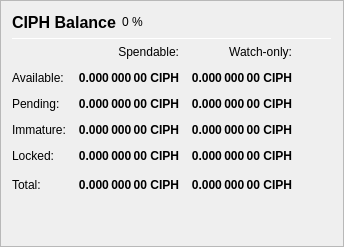
                   <widget class="QFrame" name="frame_Balances">
                    <property name="frameShape">
                     <enum>QFrame::StyledPanel</enum>
                    </property>
                    <property name="frameShadow">
                     <enum>QFrame::Raised</enum>
                    </property>
                    <layout class="QVBoxLayout" name="verticalLayout_4">
                     <item>
                      <layout class="QHBoxLayout" name="horizontalLayout_4">
                       <item>
                        <widget class="QLabel" name="label_5">
                         <property name="minimumSize">
                          <size>
                           <width>0</width>
                           <height>20</height>
                          </size>
                         </property>
                         <property name="font">
                          <font>
                           <pointsize>12</pointsize>
                           <weight>75</weight>
                           <bold>true</bold>
                          </font>
                         </property>
                         <property name="text">
                          <string>CIPH Balance</string>
                         </property>
                        </widget>
                       </item>
                       <item>
                        <widget class="QLabel" name="labelCIPHPercent">
                         <property name="text">
                          <string notr="true">0 %</string>
                         </property>
                        </widget>
                       </item>
                       <item>
                        <spacer name="horizontalSpacer_3">
                         <property name="orientation">
                          <enum>Qt::Horizontal</enum>
                         </property>
                         <property name="sizeHint" stdset="0">
                          <size>
                           <width>40</width>
                           <height>20</height>
                          </size>
                         </property>
                        </spacer>
                       </item>
                      </layout>
                     </item>
                     <item>
                      <widget class="Line" name="line_Balance">
                       <property name="minimumSize">
                        <size>
                         <width>0</width>
                         <height>1</height>
                        </size>
                       </property>
                       <property name="maximumSize">
                        <size>
                         <width>16777215</width>
                         <height>1</height>
                        </size>
                       </property>
                       <property name="orientation">
                        <enum>Qt::Horizontal</enum>
                       </property>
                      </widget>
                     </item>
                     <item>
                      <layout class="QGridLayout" name="gridLayout">
                       <property name="spacing">
                        <number>12</number>
                       </property>
                       <item row="0" column="1">
                        <widget class="QLabel" name="labelSpendable">
                         <property name="text">
                          <string>Spendable:</string>
                         </property>
                         <property name="alignment">
                          <set>Qt::AlignRight|Qt::AlignTrailing|Qt::AlignVCenter</set>
                         </property>
                        </widget>
                       </item>
                       <item row="0" column="2">
                        <widget class="QLabel" name="labelWatchonly">
                         <property name="text">
                          <string>Watch-only:</string>
                         </property>
                         <property name="alignment">
                          <set>Qt::AlignRight|Qt::AlignTrailing|Qt::AlignVCenter</set>
                         </property>
                        </widget>
                       </item>
                       <item row="1" column="0">
                        <widget class="QLabel" name="labelBalanceText">
                         <property name="text">
                          <string>Available:</string>
                         </property>
                        </widget>
                       </item>
                       <item row="1" column="1">
                        <widget class="QLabel" name="labelBalance">
                         <property name="font">
                          <font>
                           <weight>75</weight>
                           <bold>true</bold>
                          </font>
                         </property>
                         <property name="cursor">
                          <cursorShape>IBeamCursor</cursorShape>
                         </property>
                         <property name="toolTip">
                          <string>Your current spendable balance</string>
                         </property>
                         <property name="text">
                          <string notr="true">0.000 000 00 CIPH</string>
                         </property>
                         <property name="alignment">
                          <set>Qt::AlignRight|Qt::AlignTrailing|Qt::AlignVCenter</set>
                         </property>
                         <property name="textInteractionFlags">
                          <set>Qt::LinksAccessibleByMouse|Qt::TextSelectableByKeyboard|Qt::TextSelectableByMouse</set>
                         </property>
                        </widget>
                       </item>
                       <item row="1" column="2">
                        <widget class="QLabel" name="labelWatchAvailable">
                         <property name="font">
                          <font>
                           <weight>75</weight>
                           <bold>true</bold>
                          </font>
                         </property>
                         <property name="cursor">
                          <cursorShape>IBeamCursor</cursorShape>
                         </property>
                         <property name="toolTip">
                          <string>Your current balance in watch-only addresses</string>
                         </property>
                         <property name="text">
                          <string notr="true">0.000 000 00 CIPH</string>
                         </property>
                         <property name="alignment">
                          <set>Qt::AlignRight|Qt::AlignTrailing|Qt::AlignVCenter</set>
                         </property>
                         <property name="textInteractionFlags">
                          <set>Qt::LinksAccessibleByMouse|Qt::TextSelectableByKeyboard|Qt::TextSelectableByMouse</set>
                         </property>
                        </widget>
                       </item>
                       <item row="2" column="0">
                        <widget class="QLabel" name="labelPendingText">
                         <property name="text">
                          <string>Pending:</string>
                         </property>
                        </widget>
                       </item>
                       <item row="2" column="1">
                        <widget class="QLabel" name="labelUnconfirmed">
                         <property name="font">
                          <font>
                           <weight>75</weight>
                           <bold>true</bold>
                          </font>
                         </property>
                         <property name="cursor">
                          <cursorShape>IBeamCursor</cursorShape>
                         </property>
                         <property name="toolTip">
                          <string>Total of transactions that have yet to be confirmed, and do not yet count toward the spendable balance</string>
                         </property>
                         <property name="text">
                          <string notr="true">0.000 000 00 CIPH</string>
                         </property>
                         <property name="alignment">
                          <set>Qt::AlignRight|Qt::AlignTrailing|Qt::AlignVCenter</set>
                         </property>
                         <property name="textInteractionFlags">
                          <set>Qt::LinksAccessibleByMouse|Qt::TextSelectableByKeyboard|Qt::TextSelectableByMouse</set>
                         </property>
                        </widget>
                       </item>
                       <item row="2" column="2">
                        <widget class="QLabel" name="labelWatchPending">
                         <property name="font">
                          <font>
                           <weight>75</weight>
                           <bold>true</bold>
                          </font>
                         </property>
                         <property name="cursor">
                          <cursorShape>IBeamCursor</cursorShape>
                         </property>
                         <property name="toolTip">
                          <string>Unconfirmed transactions to watch-only addresses</string>
                         </property>
                         <property name="text">
                          <string notr="true">0.000 000 00 CIPH</string>
                         </property>
                         <property name="alignment">
                          <set>Qt::AlignRight|Qt::AlignTrailing|Qt::AlignVCenter</set>
                         </property>
                         <property name="textInteractionFlags">
                          <set>Qt::LinksAccessibleByMouse|Qt::TextSelectableByKeyboard|Qt::TextSelectableByMouse</set>
                         </property>
                        </widget>
                       </item>
                       <item row="3" column="0">
                        <widget class="QLabel" name="labelImmatureText">
                         <property name="text">
                          <string>Immature:</string>
                         </property>
                        </widget>
                       </item>
                       <item row="3" column="1">
                        <widget class="QLabel" name="labelImmature">
                         <property name="font">
                          <font>
                           <weight>75</weight>
                           <bold>true</bold>
                          </font>
                         </property>
                         <property name="cursor">
                          <cursorShape>IBeamCursor</cursorShape>
                         </property>
                         <property name="toolTip">
                          <string>Staked or masternode rewards that has not yet matured</string>
                         </property>
                         <property name="text">
                          <string notr="true">0.000 000 00 CIPH</string>
                         </property>
                         <property name="alignment">
                          <set>Qt::AlignRight|Qt::AlignTrailing|Qt::AlignVCenter</set>
                         </property>
                         <property name="textInteractionFlags">
                          <set>Qt::LinksAccessibleByMouse|Qt::TextSelectableByKeyboard|Qt::TextSelectableByMouse</set>
                         </property>
                        </widget>
                       </item>
                       <item row="3" column="2">
                        <widget class="QLabel" name="labelWatchImmature">
                         <property name="font">
                          <font>
                           <weight>75</weight>
                           <bold>true</bold>
                          </font>
                         </property>
                         <property name="cursor">
                          <cursorShape>IBeamCursor</cursorShape>
                         </property>
                         <property name="toolTip">
                          <string>Staked or masternode rewards in watch-only addresses that has not yet matured</string>
                         </property>
                         <property name="text">
                          <string notr="true">0.000 000 00 CIPH</string>
                         </property>
                         <property name="alignment">
                          <set>Qt::AlignRight|Qt::AlignTrailing|Qt::AlignVCenter</set>
                         </property>
                         <property name="textInteractionFlags">
                          <set>Qt::LinksAccessibleByMouse|Qt::TextSelectableByKeyboard|Qt::TextSelectableByMouse</set>
                         </property>
                        </widget>
                       </item>
                       <item row="4" column="0">
                        <widget class="QLabel" name="labelLockedBalanceText">
                         <property name="toolTip">
                          <string>Locked CIPH or Masternode collaterals. These are excluded from zCIPH minting.</string>
                         </property>
                         <property name="text">
                          <string>Locked:</string>
                         </property>
                        </widget>
                       </item>
                       <item row="4" column="1">
                        <widget class="QLabel" name="labelLockedBalance">
                         <property name="font">
                          <font>
                           <weight>75</weight>
                           <bold>true</bold>
                          </font>
                         </property>
                         <property name="cursor">
                          <cursorShape>IBeamCursor</cursorShape>
                         </property>
                         <property name="toolTip">
                          <string>Locked CIPH or Masternode collaterals. These are excluded from zCIPH minting.</string>
                         </property>
                         <property name="text">
                          <string notr="true">0.000 000 00 CIPH</string>
                         </property>
                         <property name="alignment">
                          <set>Qt::AlignRight|Qt::AlignTrailing|Qt::AlignVCenter</set>
                         </property>
                         <property name="textInteractionFlags">
                          <set>Qt::LinksAccessibleByMouse|Qt::TextSelectableByKeyboard|Qt::TextSelectableByMouse</set>
                         </property>
                        </widget>
                       </item>
                       <item row="4" column="2">
                        <widget class="QLabel" name="labelWatchLocked">
                         <property name="font">
                          <font>
                           <weight>75</weight>
                           <bold>true</bold>
                          </font>
                         </property>
                         <property name="cursor">
                          <cursorShape>IBeamCursor</cursorShape>
                         </property>
                         <property name="toolTip">
                          <string>Current locked balance in watch-only addresses</string>
                         </property>
                         <property name="text">
                          <string notr="true">0.000 000 00 CIPH</string>
                         </property>
                         <property name="alignment">
                          <set>Qt::AlignRight|Qt::AlignTrailing|Qt::AlignVCenter</set>
                         </property>
                         <property name="textInteractionFlags">
                          <set>Qt::LinksAccessibleByMouse|Qt::TextSelectableByKeyboard|Qt::TextSelectableByMouse</set>
                         </property>
                        </widget>
                       </item>
                       <item row="5" column="0">
                        <widget class="QLabel" name="labelTotalText">
                         <property name="toolTip">
                          <string>Your current CipherCoin balance, unconfirmed and immature transactions included</string>
                         </property>
                         <property name="text">
                          <string>Total:</string>
                         </property>
                        </widget>
                       </item>
                       <item row="5" column="1">
                        <widget class="QLabel" name="labelTotal">
                         <property name="font">
                          <font>
                           <weight>75</weight>
                           <bold>true</bold>
                          </font>
                         </property>
                         <property name="cursor">
                          <cursorShape>IBeamCursor</cursorShape>
                         </property>
                         <property name="toolTip">
                          <string>Your current CipherCoin balance, unconfirmed and immature transactions included</string>
                         </property>
                         <property name="text">
                          <string notr="true">0.000 000 00 CIPH</string>
                         </property>
                         <property name="alignment">
                          <set>Qt::AlignRight|Qt::AlignTrailing|Qt::AlignVCenter</set>
                         </property>
                         <property name="textInteractionFlags">
                          <set>Qt::LinksAccessibleByMouse|Qt::TextSelectableByKeyboard|Qt::TextSelectableByMouse</set>
                         </property>
                        </widget>
                       </item>
                       <item row="5" column="2">
                        <widget class="QLabel" name="labelWatchTotal">
                         <property name="font">
                          <font>
                           <weight>75</weight>
                           <bold>true</bold>
                          </font>
                         </property>
                         <property name="cursor">
                          <cursorShape>IBeamCursor</cursorShape>
                         </property>
                         <property name="toolTip">
                          <string>Current total balance in watch-only addresses</string>
                         </property>
                         <property name="text">
                          <string notr="true">0.000 000 00 CIPH</string>
                         </property>
                         <property name="alignment">
                          <set>Qt::AlignRight|Qt::AlignTrailing|Qt::AlignVCenter</set>
                         </property>
                         <property name="textInteractionFlags">
                          <set>Qt::LinksAccessibleByMouse|Qt::TextSelectableByKeyboard|Qt::TextSelectableByMouse</set>
                         </property>
                        </widget>
                       </item>
                       <item row="5" column="3">
                        <spacer name="horizontalSpacer_9">
                         <property name="orientation">
                          <enum>Qt::Horizontal</enum>
                         </property>
                         <property name="sizeHint" stdset="0">
                          <size>
                           <width>40</width>
                           <height>20</height>
                          </size>
                         </property>
                        </spacer>
                       </item>
                      </layout>
                     </item>
                     <item>
                      <spacer name="verticalSpacer_3">
                       <property name="orientation">
                        <enum>Qt::Vertical</enum>
                       </property>
                       <property name="sizeHint" stdset="0">
                        <size>
                         <width>20</width>
                         <height>40</height>
                        </size>
                       </property>
                      </spacer>
                     </item>
                    </layout>
                   </widget>
